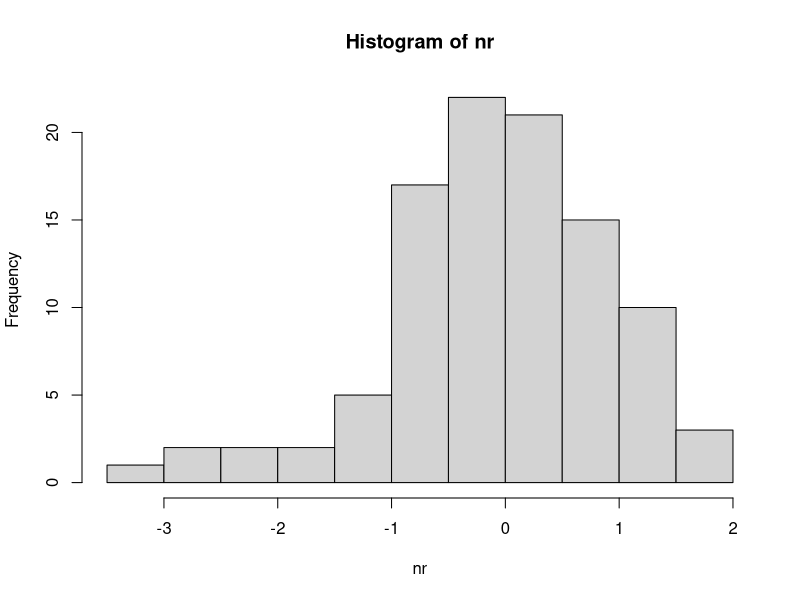

R code for this plot:
## ---- chunk 1
nr<-rnorm(100)
hist(nr)
